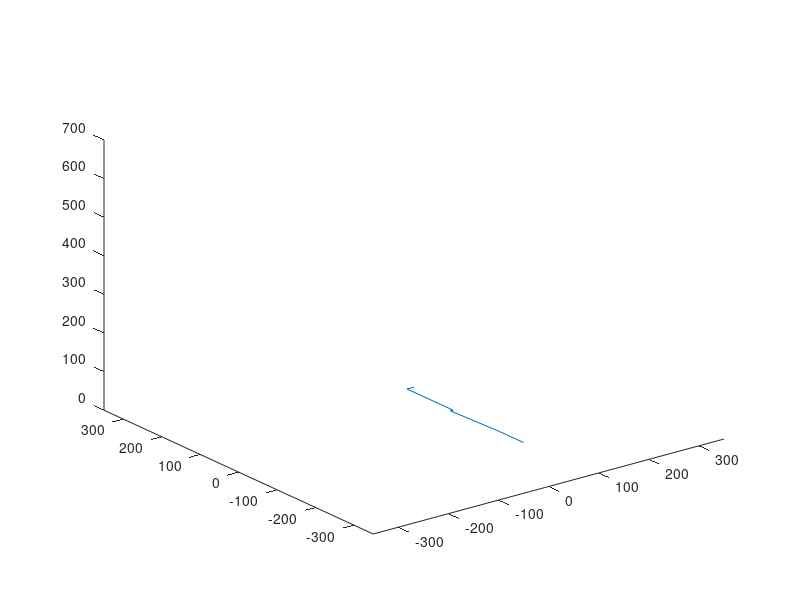

Reproduce this figure in MATLAB.
l__0 = 97.15;
l__1 = 119.65;
l__2 = 120.35;
l__3 = 62.6;
O__1 = 13.9;
O__2 = 5.25;
a = (pi*0)/180
b = (pi*0)/180-(pi/2)
c = (pi*90)/180-(pi/2)
d = 0
e = (pi*90)/180-(pi/2)

x = [];
y = []; 
z = [];

for a_v = 0 : 1 : 180
%for b_v = 0 : 5 : 180
%for c_v = 0 : 5 : 180
%for d_v = 0 : 5 : 180
%for e_v = 0 : 5 : 180
a = (pi*a_v)/180;
%    a = 0;
%    b = (pi*b_v)/180-(pi/2);
%    c = (pi*c_v)/180-(pi/2);
%    d = (pi*d_v);
%    e = (pi*e_v)/180-(pi/2); 

% Rember that this " .' " means transpose matrix
    A__0 = [1, 0, 0, 0 ; 0, 1, 0, 0 ; 0, 0, 1, 0 ; 0, 0, l__0, 1].';  
    A = [cos(a), sin(a), 0, 0 ; -sin(a), cos(a), 0, 0 ; 0, 0, 1, 0 ; 0, 0, 0, 1].';
    A__2 =[1, 0, 0, 0 ; 0, 1, 0, 0 ; 0, 0, 1, 0 ; O__1, 0, 0, 1].';
    B = [1, 0, 0, 0 ; 0, cos(b), sin(b), 0 ; 0, -sin(b), cos(b), 0 ; 0, 0, 0, 1].';
    C = [1, 0, 0, 0 ; 0, 1, 0, 0 ; 0, 0, 1, 0 ; 0, 0, l__1, 1].';
    E = [1, 0, 0, 0 ; 0, cos(c), sin(c), 0 ; 0, -sin(c), cos(c), 0 ; 0, 0, 0, 1].';
    E__2 =[1, 0, 0, 0 ; 0, 1, 0, 0 ; 0, 0, 1, 0 ; O__2, 0, 0, 1].';
    F = [cos(d), 0, sin(d), 0 ; 0, 1, 0, 0 ; -sin(d), 0, cos(d), 0 ; 0, 0, 0, 1].';
    G = [1, 0, 0, 0 ; 0, 1, 0, 0 ; 0, 0, 1, 0 ; -O__2, 0, l__2, 1].';
    H = [1, 0, 0, 0 ; 0, cos(e), sin(e), 0 ; 0, -sin(e), cos(e), 0 ; 0, 0, 0, 1].';
    J = [1, 0, 0, 0 ; 0, 1, 0, 0 ; 0, 0, 1, 0 ; 0, 0, l__3, 1].';
    list = {A__0, A ,A__2,B,C,E,E__2,F,G,H,J};
    x2 = [];
    y2 = [];
    z2 = [];
    ind = [1 0 0 0; 0 1 0 0; 0 0 1 0 ; 0 0 0 1];
    jjjj = size(list);
    for i = 1 : 1 : jjjj(2)
        ind = ind*list{i};
        x2(i) = ind(1,4);
        y2(i) = ind(2,4);
        z2(i) = ind(3,4);
    end
    iiii = size(x);
    x(iiii(2)+1) = x2(jjjj(2));
    y(iiii(2)+1) = y2(jjjj(2));
    z(iiii(2)+1) = z2(jjjj(2));
    plot3(x2,y2,z2)
    xlim([-350 350])
    ylim([-350 350])
    zlim([0 700])
    pause(0.1)
end
%end
%end
%ppy = b_v
%end
%ppy = a_v
%end

%area3D(x,y,z)
%plot3(x,y,z)

hej = 2+2
%densityScatter([x,y,z])
%densityScatterChart(y,z)

%scatter3(x,y,z,'blue','filled')
%scatter(y,z,'blue','filled')

%xlim([-350 350])
%ylim([-350 550])
%zlim([-100 700])

%plot3(x,y,z)
